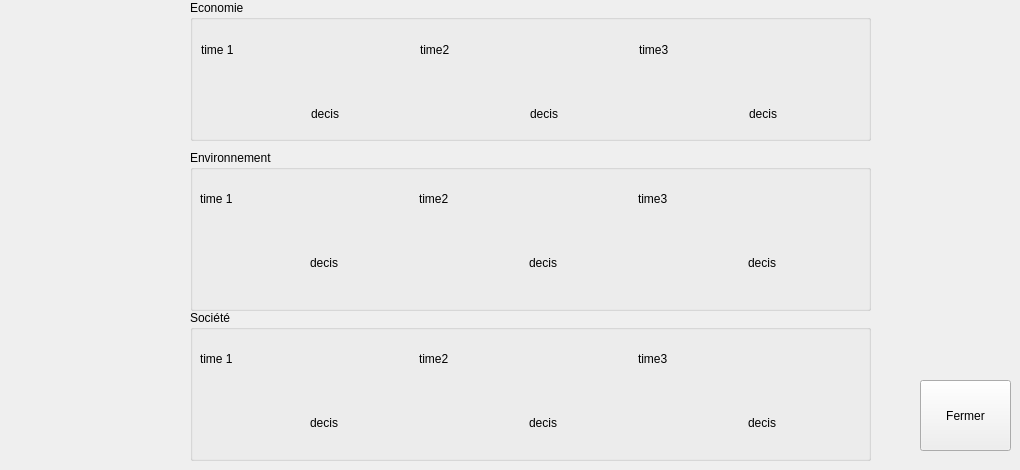
   <widget class="QWidget" name="page_5">
    <widget class="QGroupBox" name="groupBox_10">
     <property name="geometry">
      <rect>
       <x>190</x>
       <y>310</y>
       <width>681</width>
       <height>151</height>
      </rect>
     </property>
     <property name="title">
      <string>Société</string>
     </property>
     <widget class="QWidget" name="layoutWidget_14">
      <property name="geometry">
       <rect>
        <x>10</x>
        <y>20</y>
        <width>651</width>
        <height>121</height>
       </rect>
      </property>
      <layout class="QVBoxLayout" name="verticalLayout_4">
       <item>
        <layout class="QHBoxLayout" name="horizontalLayout_20">
         <item>
          <widget class="QLabel" name="label_91">
           <property name="text">
            <string>time 1 </string>
           </property>
          </widget>
         </item>
         <item>
          <widget class="QLabel" name="label_92">
           <property name="text">
            <string/>
           </property>
          </widget>
         </item>
         <item>
          <widget class="QLabel" name="label_93">
           <property name="text">
            <string>time2</string>
           </property>
          </widget>
         </item>
         <item>
          <widget class="QLabel" name="label_94">
           <property name="text">
            <string/>
           </property>
          </widget>
         </item>
         <item>
          <widget class="QLabel" name="label_95">
           <property name="text">
            <string>time3</string>
           </property>
          </widget>
         </item>
         <item>
          <widget class="QLabel" name="label_96">
           <property name="text">
            <string/>
           </property>
          </widget>
         </item>
        </layout>
       </item>
       <item>
        <layout class="QHBoxLayout" name="horizontalLayout_21">
         <item>
          <widget class="QLabel" name="label_97">
           <property name="text">
            <string/>
           </property>
          </widget>
         </item>
         <item>
          <widget class="QLabel" name="socDecisTime1">
           <property name="text">
            <string>decis</string>
           </property>
          </widget>
         </item>
         <item>
          <widget class="QLabel" name="label_99">
           <property name="text">
            <string/>
           </property>
          </widget>
         </item>
         <item>
          <widget class="QLabel" name="socDecisTime2">
           <property name="text">
            <string>decis</string>
           </property>
          </widget>
         </item>
         <item>
          <widget class="QLabel" name="label_101">
           <property name="text">
            <string/>
           </property>
          </widget>
         </item>
         <item>
          <widget class="QLabel" name="socDecisTime3">
           <property name="text">
            <string>decis</string>
           </property>
          </widget>
         </item>
        </layout>
       </item>
      </layout>
     </widget>
    </widget>
    <widget class="QGroupBox" name="groupBox_11">
     <property name="geometry">
      <rect>
       <x>190</x>
       <y>150</y>
       <width>681</width>
       <height>161</height>
      </rect>
     </property>
     <property name="title">
      <string>Environnement</string>
     </property>
     <widget class="QWidget" name="layoutWidget_12">
      <property name="geometry">
       <rect>
        <x>10</x>
        <y>20</y>
        <width>651</width>
        <height>121</height>
       </rect>
      </property>
      <layout class="QVBoxLayout" name="verticalLayout_3">
       <item>
        <layout class="QHBoxLayout" name="horizontalLayout_18">
         <item>
          <widget class="QLabel" name="label_79">
           <property name="text">
            <string>time 1 </string>
           </property>
          </widget>
         </item>
         <item>
          <widget class="QLabel" name="label_80">
           <property name="text">
            <string/>
           </property>
          </widget>
         </item>
         <item>
          <widget class="QLabel" name="label_81">
           <property name="text">
            <string>time2</string>
           </property>
          </widget>
         </item>
         <item>
          <widget class="QLabel" name="label_82">
           <property name="text">
            <string/>
           </property>
          </widget>
         </item>
         <item>
          <widget class="QLabel" name="label_83">
           <property name="text">
            <string>time3</string>
           </property>
          </widget>
         </item>
         <item>
          <widget class="QLabel" name="label_84">
           <property name="text">
            <string/>
           </property>
          </widget>
         </item>
        </layout>
       </item>
       <item>
        <layout class="QHBoxLayout" name="horizontalLayout_19">
         <item>
          <widget class="QLabel" name="label_85">
           <property name="text">
            <string/>
           </property>
          </widget>
         </item>
         <item>
          <widget class="QLabel" name="enviDecisTime1">
           <property name="text">
            <string>decis</string>
           </property>
          </widget>
         </item>
         <item>
          <widget class="QLabel" name="label_87">
           <property name="text">
            <string/>
           </property>
          </widget>
         </item>
         <item>
          <widget class="QLabel" name="enviDecisTime2">
           <property name="text">
            <string>decis</string>
           </property>
          </widget>
         </item>
         <item>
          <widget class="QLabel" name="label_89">
           <property name="text">
            <string/>
           </property>
          </widget>
         </item>
         <item>
          <widget class="QLabel" name="enviDecisTime3">
           <property name="text">
            <string>decis</string>
           </property>
          </widget>
         </item>
        </layout>
       </item>
      </layout>
     </widget>
    </widget>
    <widget class="QGroupBox" name="groupBox_12">
     <property name="geometry">
      <rect>
       <x>190</x>
       <y>0</y>
       <width>681</width>
       <height>141</height>
      </rect>
     </property>
     <property name="title">
      <string>Economie</string>
     </property>
     <widget class="QWidget" name="layoutWidget">
      <property name="geometry">
       <rect>
        <x>11</x>
        <y>21</y>
        <width>651</width>
        <height>121</height>
       </rect>
      </property>
      <layout class="QVBoxLayout" name="verticalLayout_2">
       <item>
        <layout class="QHBoxLayout" name="horizontalLayout_16">
         <item>
          <widget class="QLabel" name="label_67">
           <property name="text">
            <string>time 1 </string>
           </property>
          </widget>
         </item>
         <item>
          <widget class="QLabel" name="label_71">
           <property name="text">
            <string/>
           </property>
          </widget>
         </item>
         <item>
          <widget class="QLabel" name="label_69">
           <property name="text">
            <string>time2</string>
           </property>
          </widget>
         </item>
         <item>
          <widget class="QLabel" name="label_72">
           <property name="text">
            <string/>
           </property>
          </widget>
         </item>
         <item>
          <widget class="QLabel" name="label_70">
           <property name="text">
            <string>time3</string>
           </property>
          </widget>
         </item>
         <item>
          <widget class="QLabel" name="label_73">
           <property name="text">
            <string/>
           </property>
          </widget>
         </item>
        </layout>
       </item>
       <item>
        <layout class="QHBoxLayout" name="horizontalLayout_17">
         <item>
          <widget class="QLabel" name="label_68">
           <property name="text">
            <string/>
           </property>
          </widget>
         </item>
         <item>
          <widget class="QLabel" name="ecoDecisTime1">
           <property name="text">
            <string>decis</string>
           </property>
          </widget>
         </item>
         <item>
          <widget class="QLabel" name="label_75">
           <property name="text">
            <string/>
           </property>
          </widget>
         </item>
         <item>
          <widget class="QLabel" name="ecoDecisTime2">
           <property name="text">
            <string>decis</string>
           </property>
          </widget>
         </item>
         <item>
          <widget class="QLabel" name="label_77">
           <property name="text">
            <string/>
           </property>
          </widget>
         </item>
         <item>
          <widget class="QLabel" name="ecoDecisTime3">
           <property name="text">
            <string>decis</string>
           </property>
          </widget>
         </item>
        </layout>
       </item>
      </layout>
     </widget>
    </widget>
    <widget class="QPushButton" name="okButtonPage5">
     <property name="geometry">
      <rect>
       <x>920</x>
       <y>380</y>
       <width>91</width>
       <height>71</height>
      </rect>
     </property>
     <property name="text">
      <string>Fermer</string>
     </property>
    </widget>
   </widget>
